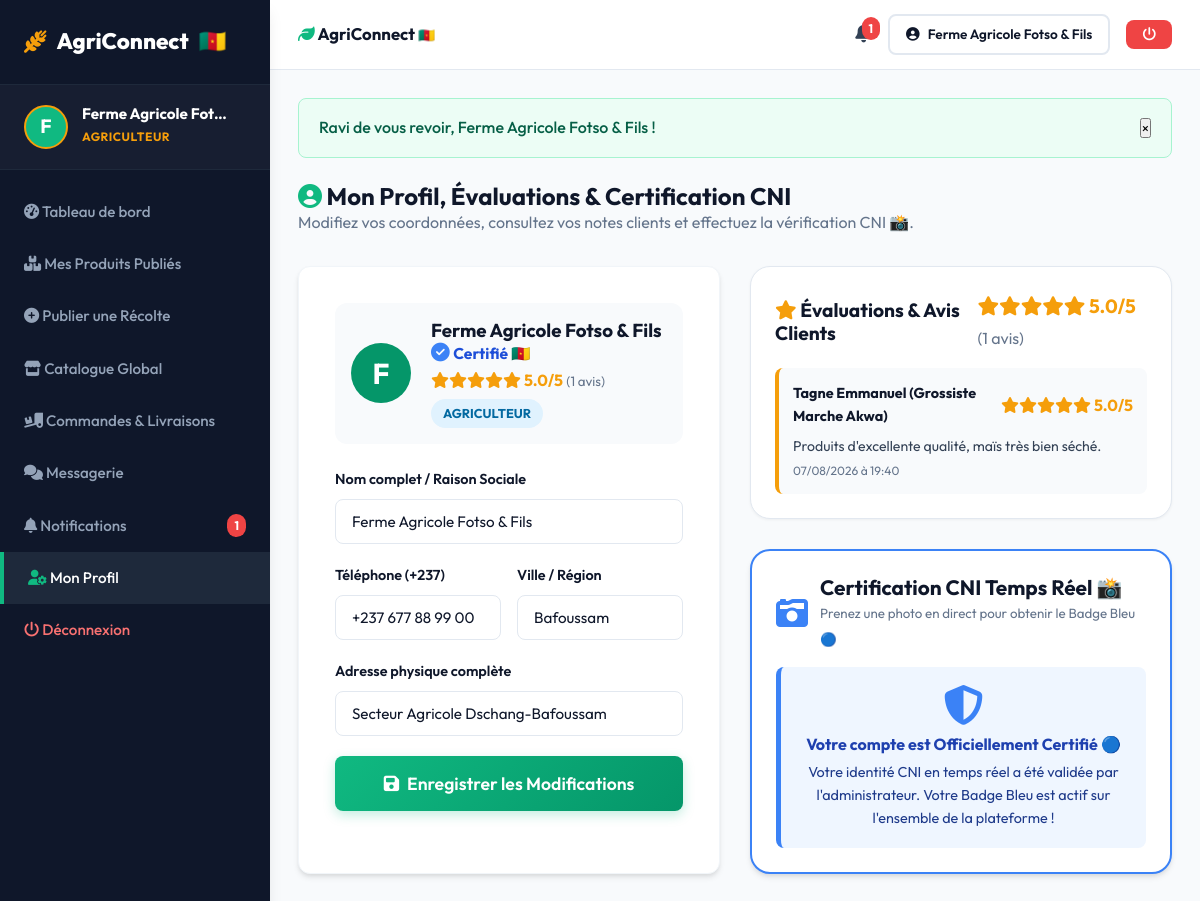
Page /profil.php (signed in) on the committed database.
### tables this page shows
CREATE TABLE IF NOT EXISTS `utilisateurs` (
  `id` INT AUTO_INCREMENT PRIMARY KEY,
  `nom_complet` VARCHAR(150) NOT NULL,
  `email` VARCHAR(150) NOT NULL UNIQUE,
  `mot_de_passe` VARCHAR(255) NOT NULL,
  `role` ENUM('agriculteur', 'acheteur', 'transporteur', 'admin') NOT NULL DEFAULT 'acheteur',
  `telephone` VARCHAR(30) DEFAULT NULL,
  `photo` VARCHAR(255) DEFAULT 'default_avatar.png',
  `adresse` VARCHAR(255) DEFAULT NULL,
  `ville` VARCHAR(100) DEFAULT NULL,
  `latitude` DECIMAL(10, 8) DEFAULT NULL,
  `longitude` DECIMAL(11, 8) DEFAULT NULL,
  `statut` ENUM('actif', 'suspendu') NOT NULL DEFAULT 'actif',
  `est_certifie` TINYINT(1) NOT NULL DEFAULT 0,
  `statut_certification` ENUM('non_demande', 'en_attente', 'valide', 'rejete') NOT NULL DEFAULT 'non_demande',
  `photo_cni` VARCHAR(255) DEFAULT NULL,
  `date_demande_certification` DATETIME DEFAULT NULL,
  `date_creation` DATETIME DEFAULT CURRENT_TIMESTAMP
);

CREATE TABLE IF NOT EXISTS `avis` (
  `id` INT AUTO_INCREMENT PRIMARY KEY,
  `commande_id` INT NOT NULL,
  `auteur_id` INT NOT NULL,
  `cible_id` INT NOT NULL,
  `type_cible` ENUM('agriculteur', 'transporteur') NOT NULL,
  `note` INT NOT NULL CHECK (`note` BETWEEN 1 AND 5),
  `commentaire` TEXT DEFAULT NULL,
  `date_avis` DATETIME DEFAULT CURRENT_TIMESTAMP,
  FOREIGN KEY (`commande_id`) REFERENCES `commandes`(`id`) ON DELETE CASCADE,
  FOREIGN KEY (`auteur_id`) REFERENCES `utilisateurs`(`id`) ON DELETE CASCADE,
  FOREIGN KEY (`cible_id`) REFERENCES `utilisateurs`(`id`) ON DELETE CASCADE
);

### profil.php (the view, shortened to what this page needs)
<?php
require_once __DIR__ . '/config/connexion_db.php';
require_once __DIR__ . '/includes/fonctions.php';
$user_id = $_SESSION['utilisateur_id'];
$user_role = $_SESSION['utilisateur_role'];
$stmt = $pdo->prepare("SELECT * FROM utilisateurs WHERE id = ?");
$stmt->execute([$user_id]);
$profil = $stmt->fetch();
$type_cible_avis = ($user_role === 'transporteur') ? 'transporteur' : 'agriculteur';
$noteInfo = obtenir_note_moyenne_avis($pdo, $user_id, $type_cible_avis);
$stmtAvisList = $pdo->prepare("
    SELECT a.*, u.nom_complet AS auteur_nom
    FROM avis a
    JOIN utilisateurs u ON a.auteur_id = u.id
    WHERE a.cible_id = ? AND a.type_cible = ?
    ORDER BY a.date_avis DESC
");
$stmtAvisList->execute([$user_id, $type_cible_avis]);
$avisRecus = $stmtAvisList->fetchAll();
require_once __DIR__ . '/includes/header.php';
?>
<div style="margin-top: 20px; margin-bottom: 30px;">
    <h2><i class="fa-solid fa-circle-user" style="color: var(--primary);"></i> Mon Profil, Évaluations & Certification CNI</h2>
    <p style="color: var(--gray-500);">Modifiez vos coordonnées, consultez vos notes clients et effectuez la vérification CNI 📸.</p>
</div>
<div style="display: grid; grid-template-columns: repeat(auto-fit, minmax(320px, 1fr)); gap: 30px; margin-bottom: 60px;">
    <div class="form-card" style="margin: 0; max-width: 100%;">
        <form action="profil.php" method="POST">
            <div style="display: flex; align-items: center; gap: 20px; margin-bottom: 24px; background: var(--light-bg); padding: 16px; border-radius: var(--radius-md);">
                <div style="width: 60px; height: 60px; border-radius: 50%; background: var(--primary-dark); color: white; display: flex; align-items: center; justify-content: center; font-size: 1.8rem; font-weight: 700; flex-shrink: 0;">
                    <?php echo strtoupper(substr($profil['nom_complet'], 0, 1)); ?>
                </div>
                <div>
                    <h3 style="margin: 0; color: var(--dark);">
                        <?php echo htmlspecialchars($profil['nom_complet']); ?>
                        <?php echo afficher_badge_certification($profil['est_certifie'], $profil['statut_certification']); ?>
                    </h3>
                    <div style="margin-top: 4px; margin-bottom: 6px;">
                        <?php echo afficher_etoiles_note($noteInfo['moyenne'], $noteInfo['total']); ?>
                    </div>
                    <span class="status-badge status-acceptee" style="text-transform: uppercase;"><?php echo htmlspecialchars($profil['role']); ?></span>
                </div>
            </div>
            <div class="form-group">
                <label class="form-label">Nom complet / Raison Sociale</label>
                <input type="text" name="nom_complet" class="form-control" value="<?php echo htmlspecialchars($profil['nom_complet']); ?>" required>
            </div>
            <div style="display: grid; grid-template-columns: 1fr 1fr; gap: 16px;">
                <div class="form-group">
                    <label class="form-label">Téléphone (+237)</label>
                    <input type="text" name="telephone" class="form-control" value="<?php echo htmlspecialchars($profil['telephone'] ?: ''); ?>">
                </div>
                <div class="form-group">
                    <label class="form-label">Ville / Région</label>
                    <input type="text" name="ville" class="form-control" value="<?php echo htmlspecialchars($profil['ville'] ?: 'Douala'); ?>">
                </div>
            </div>
            <div class="form-group">
                <label class="form-label">Adresse physique complète</label>
                <input type="text" name="adresse" class="form-control" value="<?php echo htmlspecialchars($profil['adresse'] ?: ''); ?>">
            </div>
            <button type="submit" class="btn btn-primary btn-lg" style="width: 100%;">
                <i class="fa-solid fa-floppy-disk"></i> Enregistrer les Modifications
            </button>
        </form>
    </div>
    <div style="display: flex; flex-direction: column; gap: 30px;">
        <div style="background: var(--white); padding: 24px; border-radius: var(--radius-lg); border: 1px solid var(--gray-200); box-shadow: var(--shadow-sm);">
            <div style="display: flex; justify-content: space-between; align-items: center; margin-bottom: 16px;">
                <h3 style="margin: 0; color: var(--dark); font-size: 1.2rem;">
                    <i class="fa-solid fa-star" style="color: var(--accent);"></i> Évaluations & Avis Clients
                </h3>
                <div style="font-size: 1.2rem;">
                    <?php echo afficher_etoiles_note($noteInfo['moyenne'], $noteInfo['total']); ?>
                </div>
            </div>
            <?php if (empty($avisRecus)): ?>
                <p style="color: var(--gray-500); font-size: 0.9rem;">Aucun avis reçu pour l'instant. Vos évaluations de livraison apparaîtront ici.</p>
            <?php else: ?>
                <div style="display: flex; flex-direction: column; gap: 14px; max-height: 280px; overflow-y: auto;">
                    <?php foreach ($avisRecus as $av): ?>
                        <div style="background: var(--light-bg); padding: 14px; border-radius: var(--radius-sm); border-left: 4px solid var(--accent);">
                            <div style="display: flex; justify-content: space-between; align-items: center; margin-bottom: 6px;">
                                <strong style="font-size: 0.9rem; color: var(--dark);"><?php echo htmlspecialchars($av['auteur_nom']); ?></strong>
                                <span><?php echo afficher_etoiles_note($av['note']); ?></span>
                            </div>
                            <p style="font-size: 0.88rem; color: var(--gray-700); margin: 0;"><?php echo htmlspecialchars($av['commentaire'] ?: 'Aucun commentaire écrit.'); ?></p>
                            <small style="color: var(--gray-500); font-size: 0.75rem; display: block; margin-top: 4px;"><?php echo formater_date($av['date_avis']); ?></small>
                        </div>
                    <?php endforeach; ?>
                </div>
            <?php endif; ?>
        </div>
        <div style="background: var(--white); padding: 24px; border-radius: var(--radius-lg); border: 2px solid #3b82f6; box-shadow: var(--shadow-md);">
            <div style="display: flex; align-items: center; gap: 12px; margin-bottom: 16px;">
                <i class="fa-solid fa-camera-retro" style="font-size: 2rem; color: #3b82f6;"></i>
                <div>
                    <h3 style="margin: 0; color: var(--dark); font-size: 1.3rem;">Certification CNI Temps Réel 📸</h3>
                    <small style="color: var(--gray-500);">Prenez une photo en direct pour obtenir le Badge Bleu 🔵</small>
                </div>
            </div>
            <?php if ($profil['est_certifie'] || $profil['statut_certification'] === 'valide'): ?>
                <div style="background: #eff6ff; border-left: 5px solid #3b82f6; padding: 18px; border-radius: 8px; text-align: center;">
                    <i class="fa-solid fa-shield-halved" style="font-size: 2.5rem; color: #3b82f6; margin-bottom: 10px;"></i>
                    <h4 style="color: #1e40af; margin-bottom: 6px;">Votre compte est Officiellement Certifié 🔵</h4>
                    <p style="font-size: 0.9rem; color: #1e3a8a;">
                        Votre identité CNI en temps réel a été validée par l'administrateur. Votre Badge Bleu est actif sur l'ensemble de la plateforme !
                    </p>
                </div>
            <?php endif; ?>
        </div>
    </div>
</div>
<?php require_once __DIR__ . '/includes/footer.php'; ?>

### includes/fonctions.php (shortened to what this page needs)
<?php
function afficher_flash() {
    if (isset($_SESSION['flash'])) {
        $flash = $_SESSION['flash'];
        echo '<div class="alert alert-' . htmlspecialchars($flash['type']) . ' alert-dismissible fade show" role="alert">
                <span>' . htmlspecialchars($flash['message']) . '</span>
                <button type="button" class="btn-close" onclick="this.parentElement.remove()">&times;</button>
              </div>';
    }
}
function afficher_badge_certification($est_certifie, $statut_certif = '') {
    if ($est_certifie || $statut_certif === 'valide') {
        return '<span class="badge-certifie" title="Compte Vérifié CNI Cameroun"><i class="fa-solid fa-circle-check" style="color: #3b82f6;"></i> <small style="color: #1d4ed8; font-weight: 700;">Certifié 🇨🇲</small></span>';
    }
    return '';
}
function obtenir_note_moyenne_avis($pdo, $cible_id, $type_cible = 'transporteur') {
    $stmt = $pdo->prepare("SELECT AVG(note) AS moyenne, COUNT(*) AS total FROM avis WHERE cible_id = ? AND type_cible = ?");
    $stmt->execute([$cible_id, $type_cible]);
    $res = $stmt->fetch();
    $moyenne = $res['moyenne'] ? round((float)$res['moyenne'], 1) : 5.0;
    $total = (int)($res['total'] ?? 0);
    return ['moyenne' => $moyenne, 'total' => $total];
}
function afficher_etoiles_note($note_moyenne, $nb_avis = 0) {
    $html = '<span style="color: #f59e0b; font-weight: 700; white-space: nowrap;">';
    $plein = floor($note_moyenne);
    for ($i = 1; $i <= 5; $i++) {
        if ($i <= $plein) {
            $html .= '<i class="fa-solid fa-star"></i>';
        } else {
            $html .= '<i class="fa-regular fa-star" style="color: #cbd5e1;"></i>';
        }
    }
    $html .= ' ' . number_format($note_moyenne, 1) . '/5</span>';
    if ($nb_avis > 0) {
        $html .= ' <small style="color: var(--gray-500);">(' . $nb_avis . ' avis)</small>';
    }
    return $html;
}
function formater_date($date_str) {
    $time = strtotime($date_str);
    return date('d/m/Y à H:i', $time);
}

### assets/css/style.css (style rules this page uses)
:root { --primary: #10b981; --primary-dark: #059669; --primary-light: #d1fae5; --accent: #f59e0b; --dark: #0f172a; --dark-surface: #1e293b; --light-bg: #f8fafc; --white: #ffffff; --gray-100: #f1f5f9; --gray-200: #e2e8f0; --gray-500: #64748b; --gray-700: #334155; --danger: #ef4444; --warning: #f59e0b; --success: #10b981; --info: #3b82f6; --shadow-sm: 0 1px 3px rgba(0,0,0,0.05); --shadow-md: 0 4px 6px -1px rgba(0,0,0,0.1), 0 2px 4px -1px rgba(0,0,0,0.06); --shadow-lg: 0 10px 15px -3px rgba(0,0,0,0.1), 0 4px 6px -2px rgba(0,0,0,0.05); --radius-sm: 8px; --radius-md: 12px; --radius-lg: 20px; --transition: all 0.3s cubic-bezier(0.4, 0, 0.2, 1); }
* { margin: 0; padding: 0; box-sizing: border-box; font-family: 'Outfit', -apple-system, BlinkMacSystemFont, "Segoe UI", Roboto, sans-serif; }
body { background-color: var(--light-bg); color: var(--gray-700); line-height: 1.6; min-height: 100vh; display: flex; flex-direction: column; overflow-x: hidden; }
h1, h2, h3, h4, h5, h6 { color: var(--dark); font-weight: 700; line-height: 1.2; }
.btn { display: inline-flex; align-items: center; justify-content: center; gap: 8px; padding: 12px 24px; border-radius: var(--radius-sm); font-weight: 600; font-size: 0.95rem; cursor: pointer; transition: var(--transition); border: none; text-align: center; white-space: nowrap; }
.btn-primary { background: linear-gradient(135deg, var(--primary) 0%, var(--primary-dark) 100%); color: var(--white); box-shadow: 0 4px 12px rgba(16, 185, 129, 0.25); }
.btn-lg { padding: 16px 32px; font-size: 1.1rem; }
.form-group { margin-bottom: 20px; }
.form-label { display: block; font-weight: 600; font-size: 0.9rem; margin-bottom: 8px; color: var(--dark); }
.form-control { width: 100%; padding: 12px 16px; border-radius: var(--radius-sm); border: 1.5px solid var(--gray-200); background-color: var(--white); font-size: 0.95rem; transition: var(--transition); color: var(--dark); }
.form-card { background: var(--white); padding: 36px; border-radius: var(--radius-md); box-shadow: var(--shadow-md); max-width: 500px; margin: 40px auto; border: 1px solid var(--gray-100); }
.alert { padding: 16px 20px; border-radius: var(--radius-sm); margin-bottom: 24px; font-weight: 500; display: flex; align-items: center; justify-content: space-between; }
.alert-success { background: #ecfdf5; color: #065f46; border: 1px solid #a7f3d0; }
.status-badge { display: inline-flex; align-items: center; gap: 6px; padding: 4px 12px; border-radius: 99px; font-size: 0.8rem; font-weight: 700; }
.status-acceptee { background: #e0f2fe; color: #0369a1; }

### rows in the picture
utilisateurs: nom_complet "F", nom_complet "Ferme Agricole Fotso & Fils", est_certifie "1", role "AGRICULTEUR", telephone "+237 677 88 99 00", ville "Bafoussam", adresse "Secteur Agricole Dschang-Bafoussam"
avis: auteur.nom_complet "Tagne Emmanuel (Grossiste Marche Akwa)", note "5.0", commentaire "Produits d'excellente qualité, maïs très bien séché.", date_avis "07/08/2026 à 19:40"

### other values in the picture
substr($user_nom, 0, 1) "F"
$user_nom "Ferme Agricole Fot…"
$user_role "AGRICULTEUR"
$nb_notifs "1"
$user_nom "Ferme Agricole Fotso & Fils"
$flash['message'] "Ravi de vous revoir, Ferme Agricole Fotso & Fils !"
$note_moyenne "5.0 5.0"
$nb_avis "1"
